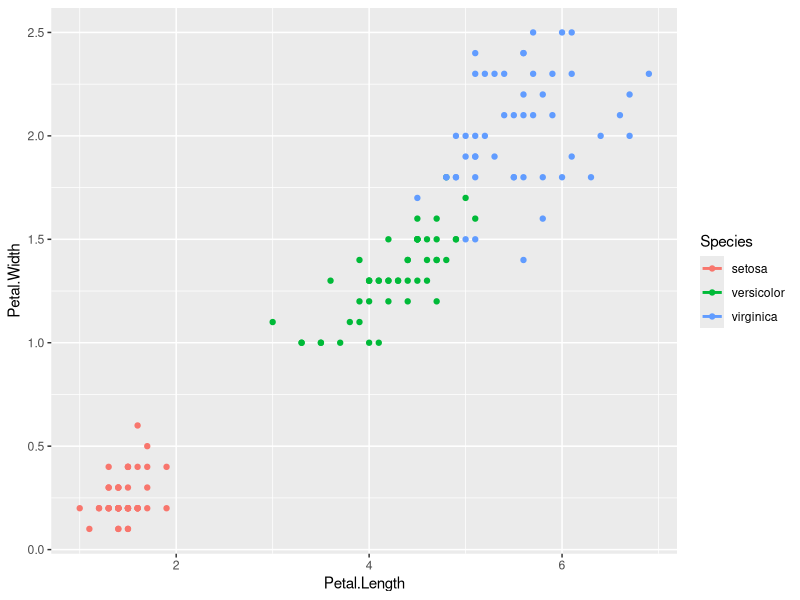

Recreate this plot in R.
## ---- chunk 1
htmltools::img(
  src = "https://teachdatascience.com/post/tidyverse/tidyverse-package-workflow.png",
  width = '90%'
)
## ---- chunk 2
htmltools::img(
  src="https://tidyverse.tidyverse.org/logo.png",
  alt = "Tidyverse",
  width = "100%"
)

## ---- chunk 3
htmltools::img(
  src="https://camo.githubusercontent.com/8800adfd3928a66d017b1aab28d5479a4f000d38ff4a49299d8417313873efff/68747470733a2f2f692e696d6775722e636f6d2f677965596c6b4c2e706e67",
  alt = "Tidyverse"
)

## ---- chunk 4
#| echo: TRUE
str(iris)
## ---- chunk 5
#| echo: TRUE
str(volcano)
## ---- chunk 6
htmltools::img(src="https://swcarpentry.github.io/r-novice-gapminder/fig/13-dplyr-fig1.png")
## ---- chunk 7
#| echo = TRUE
library(dplyr)
iris |> 
  select(Species, Petal.Length) |>
  str()
## ---- chunk 8
htmltools::img(
  src="https://raw.githubusercontent.com/rstudio/cheatsheets/main/pngs/data-transformation.png", 
  style = 'float: right;padding-right:150px; width: 900px;')
## ---- chunk 9
#| echo = TRUE
library(ggplot2)
iris |> 
  ggplot(aes(x = Petal.Length, y = Petal.Width, color = Species)) +
  geom_point() +
  geom_smooth(method = 'lm', se = 'F')
